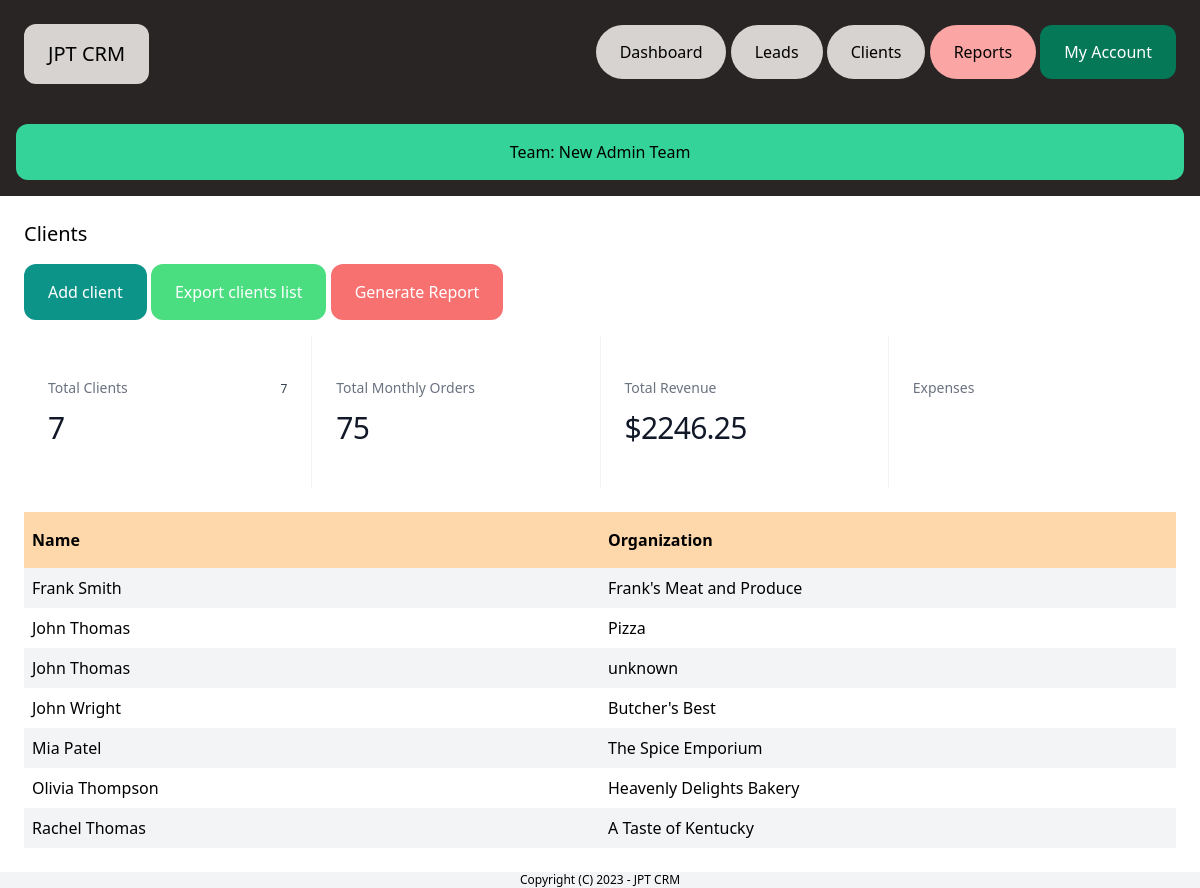
The page /dashboard/clients/ (signed in) on the database its author committed.
### team/models.py (models this page shows, shortened)
class Team(models.Model):
    plan = models.ForeignKey(Plan, related_name='teams', blank=True, null=True, on_delete=models.CASCADE)
    name = models.CharField(max_length=100)
    members = models.ManyToManyField(User, related_name='teams')
    created_by = models.ForeignKey(User, related_name='created_teams', on_delete=models.CASCADE)
    created_at = models.DateTimeField(auto_now_add=True)
    converted_leads = models.IntegerField(default=0)

### client/models.py (models this page shows, shortened)
class Client(models.Model):
    team = models.ForeignKey(Team, related_name='clients', on_delete=models.CASCADE)
    name = models.CharField(max_length=225)
    org_name = models.CharField(max_length=225, default='unknown')
    email = models.EmailField()
    address = models.CharField(max_length=255, default='unknown')
    description = models.TextField(blank=True, null=True)
    monthly_order = models.IntegerField(default=0)
    total_order_value = models.DecimalField(max_digits=10, decimal_places=2, default=0.00)
    customer_type = models.CharField(max_length=20, choices=(('restaurant', 'Restaurant'), ('store', 'Store')), default='unknown')
    created_by = models.ForeignKey(User, related_name='clients', on_delete = models.CASCADE)
    created_at = models.DateTimeField(auto_now_add=True)
    modified_at = models.DateTimeField(auto_now=True)
    sales_rep = models.ForeignKey(User, related_name='clients_rep', on_delete=models.SET_NULL, null=True, blank=True)
    class Meta:
        ordering = ('name',)

### client/views.py (the view)
# urls.py: path('', views.clients_list, name='list'),
@login_required
def clients_list(request):
    clients = Client.objects.filter(created_by=request.user) #user create clients
    total_order_value = clients.aggregate(Sum('total_order_value'))['total_order_value__sum'] or 0
    total_monthly_order = sum(client.monthly_order for client in clients)
    return render(request, 'client/clients_list.html',{
        'clients': clients,
        'total_monthly_order':total_monthly_order,
        'total_order_value': total_order_value
    })

### team/context_processors.py (called while the page is built)
def active_team(request):
    if request.user.is_authenticated:
        if request.user.userprofile.active_team:
            active_team = request.user.userprofile.active_team
        else:
            active_team = Team.objects.filter(created_by=request.user)[0]
    else:
        active_team = None
    return {'active_team': active_team}

### client/templates/client/clients_list.html (shortened to what this page needs)
{% extends 'core/base.html' %}
{% block content %}
    <div class = "py-6 px-6">
        <h1 class ="mb-4 text-xl">Clients</h1>
        <a href="{% url 'clients:add' %}" class="inline-block py-4 px-6 bg-teal-600 rounded-xl text-white">Add client</a>
        <a href="{% url 'clients:export' %}" class="inline-block py-4 px-6 rounded-xl bg-green-400 text-white">Export clients list</a>
        <a href="{% url 'clients:report' %}" class="inline-block mb-4 py-4 px-6 bg-red-400 rounded-xl text-white">Generate Report</a>
        <dl class="mx-auto grid grid-cols-1 gap-px bg-gray-900/5 sm:grid-cols-2 lg:grid-cols-4">
            <div class="flex flex-wrap items-baseline justify-between gap-x-4 gap-y-2 bg-white px-4 py-10 sm:px-6 xl:px-8">
              <dt class="text-sm font-medium leading-6 text-gray-500">Total Clients</dt>
              <dd class="text-xs font-medium text-gray-700">{{ active_team.clients.all|length }}</dd>
              <dd class="w-full flex-none text-3xl font-medium leading-10 tracking-tight text-gray-900">{{ active_team.clients.all|length }}</dd>
            </div>
            <div class="flex flex-wrap items-baseline justify-between gap-x-4 gap-y-2 bg-white px-4 py-10 sm:px-6 xl:px-8">
              <dt class="text-sm font-medium leading-6 text-gray-500">Total Monthly Orders</dt>
              <dd class="w-full flex-none text-3xl font-medium leading-10 tracking-tight text-gray-900">{{ total_monthly_order }}</dd>
            </div>
            <div class="flex flex-wrap items-baseline justify-between gap-x-4 gap-y-2 bg-white px-4 py-10 sm:px-6 xl:px-8">
              <dt class="text-sm font-medium leading-6 text-gray-500">Total Revenue</dt>
              <dd class="w-full flex-none text-3xl font-medium leading-10 tracking-tight text-gray-900">${{ total_order_value }}</dd>
            </div>
            <div class="flex flex-wrap items-baseline justify-between gap-x-4 gap-y-2 bg-white px-4 py-10 sm:px-6 xl:px-8">
              <dt class="text-sm font-medium leading-6 text-gray-500">Expenses</dt>
            </div>
          </dl>
          {% if clients %}
          <div class="mt-6 flex justify-between">
              <div class="w-1/2">
                  <p class="py-4 px-2 bg-orange-200 font-semibold w-full">Name</p>
                  {% for client in clients %}
                      <div class="flex justify-between">
                          <p class="py-2 px-2 w-full {% cycle 'bg-gray-100' '' %}">
                              <a href="{% url 'clients:detail' client.id %}">{{ client.name }}</a>
                          </p>
                      </div>
                  {% endfor %}
              </div>
              <div class="w-1/2">
                  <p class="py-4 px-2 bg-orange-200 font-semibold w-full">Organization</p>
                  {% for client in clients %}
                      <div class="flex justify-between">
                          <p class="py-2 px-2 w-full {% cycle 'bg-gray-100' '' %}">{{ client.org_name }}</p>
                      </div>
                  {% endfor %}
              </div>
          </div>
    {% else %}
        <p class="px-2">No clients in databse</p>
    {% endif %}
    </div>
{% endblock %}

### core/templates/core/base.html (shortened to what this page needs)
{% load static %}
<!doctype html>
<html>
    <head>
        <link rel="stylesheet" href="{% static 'main.min.css' %}">
    </head>
    <body>
        {% include 'core/partials/nav.html' %}
                {% if request.user.is_authenticated %}
                <div class="p-4 text-center bg-stone-800">
                        <a href="{% url 'team:detail' active_team.id %}" class="block py-4 px-6 bg-emerald-400 text-black rounded-xl">Team: {{ active_team.name }}</a>
                </div>
                {% endif %}
        {% block content %}
        {% endblock %}
        {% include 'core/partials/footer.html' %}
    </body>
</html>

### core/templates/core/partials/nav.html
<nav class="py-6 px-6 flex justify-between bg-stone-800">
    <a href="/" class="py-4 px-6 bg-stone-300 rounded-xl text-green text-xl">JPT CRM</a>
    <div class="space-x-4 my-4">
        {% if request.user.is_authenticated %}
            <a href="{% url 'dashboard:index' %}" class="py-4 px-6 bg-stone-300 rounded-full text-black">Dashboard</a>
            <a href="{% url 'leads:list' %}" class="py-4 px-6 bg-stone-300 rounded-full text-black">Leads</a>
            <a href="{% url 'clients:list' %}" class="py-4 px-6 bg-stone-300 rounded-full text-black">Clients</a>
            <a href="{% url 'clients:report' %}" class="py-4 px-6 bg-red-300 rounded-full text-black">Reports</a>
            <a href="{% url 'userprofile:myaccount' %}" class="py-4 px-6 bg-emerald-700 rounded-xl text-white">My Account</a>
        {% else %}
            <a href="{% url 'login' %}" class="py-4 px-6 bg-emerald-400 rounded-xl text-white">Log in</a>
            <a href="{% url 'userprofile:signup' %}" class="py-4 px-6 bg-emerald-400 rounded-xl text-white">Sign up</a>
        {% endif %}
    </div>
</nav>

### core/templates/core/partials/footer.html
<footer class="py-8 text-center bg-gray-100">
    <p class="text-xs text-grey-700"> Copyright (C) 2023 - JPT CRM</p>
</footer>

### rows shown on the page
Team: name "New Admin Team", clients.all|length "7"
Client: name "Frank Smith", org_name "Frank's Meat and Produce"
Client: name "John Thomas", org_name "Pizza"
Client: name "John Thomas", org_name "unknown"
Client: name "John Wright", org_name "Butcher's Best"
Client: name "Mia Patel", org_name "The Spice Emporium"
Client: name "Olivia Thompson", org_name "Heavenly Delights Bakery"
Client: name "Rachel Thomas", org_name "A Taste of Kentucky"

### other values the page prints
{{ total_monthly_order }} "75"
{{ total_order_value }} "2246.25"
